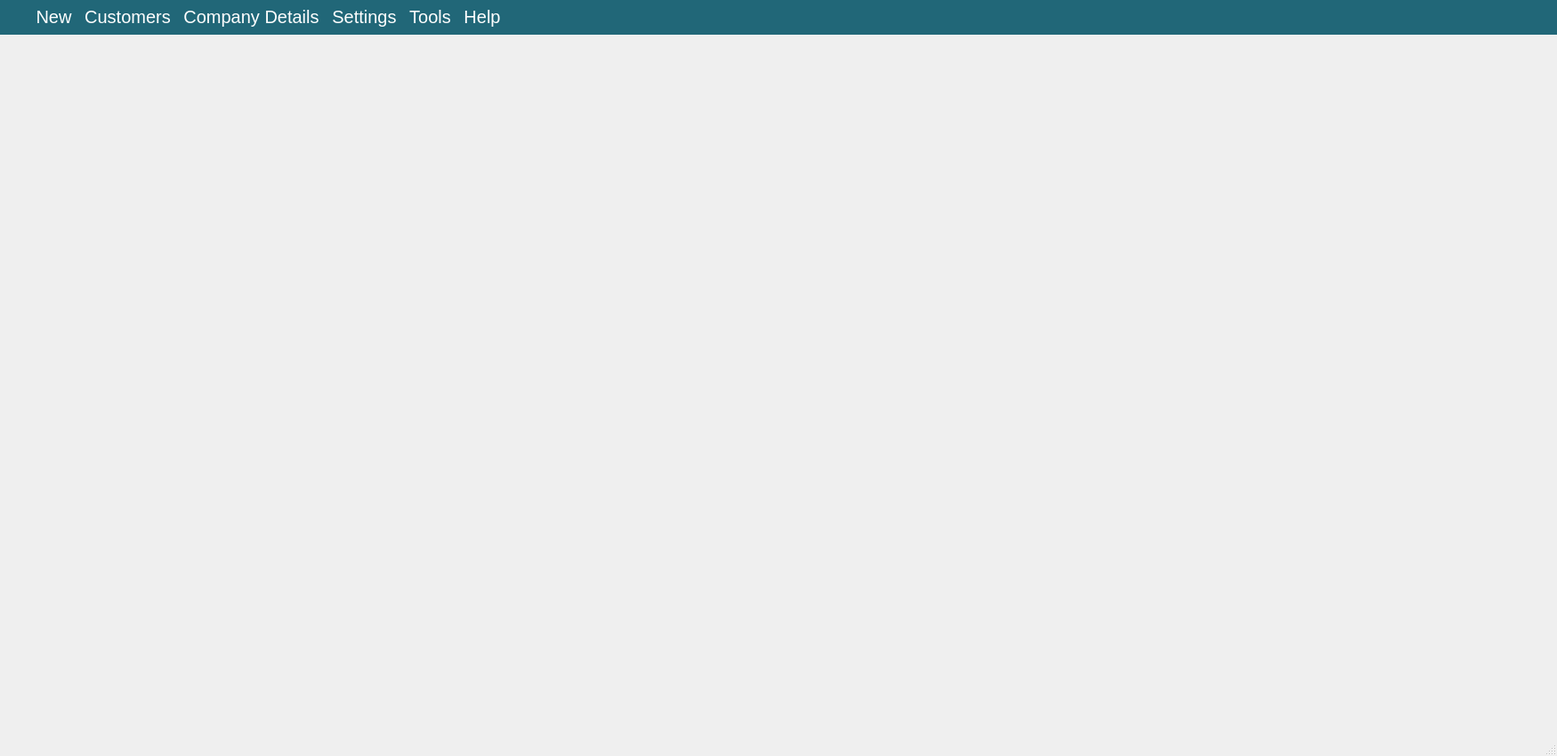
<?xml version="1.0" encoding="UTF-8"?>
<ui version="4.0">
 <class>MainWindow</class>
 <widget class="QMainWindow" name="MainWindow">
  <property name="enabled">
   <bool>true</bool>
  </property>
  <property name="geometry">
   <rect>
    <x>0</x>
    <y>0</y>
    <width>1750</width>
    <height>850</height>
   </rect>
  </property>
  <property name="sizePolicy">
   <sizepolicy hsizetype="Fixed" vsizetype="Fixed">
    <horstretch>0</horstretch>
    <verstretch>0</verstretch>
   </sizepolicy>
  </property>
  <property name="minimumSize">
   <size>
    <width>1750</width>
    <height>850</height>
   </size>
  </property>
  <property name="font">
   <font>
    <family>MS Shell Dlg 2</family>
    <pointsize>15</pointsize>
    <weight>9</weight>
    <italic>false</italic>
    <bold>false</bold>
   </font>
  </property>
  <property name="windowTitle">
   <string>AliveCreate Bill Software</string>
  </property>
  <property name="layoutDirection">
   <enum>Qt::LeftToRight</enum>
  </property>
  <property name="styleSheet">
   <string notr="true">color:rgb(255,255,255);
font: 75 15pt &quot;MS Shell Dlg 2&quot;;
</string>
  </property>
  <widget class="QWidget" name="centralwidget"/>
  <widget class="QMenuBar" name="menubar">
   <property name="geometry">
    <rect>
     <x>0</x>
     <y>0</y>
     <width>1750</width>
     <height>46</height>
    </rect>
   </property>
   <property name="font">
    <font>
     <family>MS Shell Dlg 2</family>
     <pointsize>15</pointsize>
     <weight>9</weight>
     <italic>false</italic>
     <bold>false</bold>
    </font>
   </property>
   <property name="styleSheet">
    <string notr="true">background-color: rgb(33, 103, 120);
padding:5px 30px;</string>
   </property>
   <widget class="QMenu" name="menu_New">
    <property name="sizePolicy">
     <sizepolicy hsizetype="Preferred" vsizetype="Preferred">
      <horstretch>0</horstretch>
      <verstretch>0</verstretch>
     </sizepolicy>
    </property>
    <property name="baseSize">
     <size>
      <width>200</width>
      <height>0</height>
     </size>
    </property>
    <property name="styleSheet">
     <string notr="true">font: 22pt &quot;MS Sans Serif&quot;;</string>
    </property>
    <property name="title">
     <string>New</string>
    </property>
   </widget>
   <widget class="QMenu" name="menuCustomers">
    <property name="styleSheet">
     <string notr="true">margin:100px 40px;</string>
    </property>
    <property name="title">
     <string>Customers</string>
    </property>
    <addaction name="actionAdd_New_Customer"/>
   </widget>
   <widget class="QMenu" name="menuCompany_Details">
    <property name="styleSheet">
     <string notr="true">padding:5px 200px;</string>
    </property>
    <property name="title">
     <string>Company Details</string>
    </property>
    <addaction name="separator"/>
    <addaction name="actionAdd_New_Company"/>
    <addaction name="actionManage_Company"/>
   </widget>
   <widget class="QMenu" name="menuSettings">
    <property name="styleSheet">
     <string notr="true">padding:5px 20px;</string>
    </property>
    <property name="title">
     <string>Settings</string>
    </property>
   </widget>
   <widget class="QMenu" name="menuTools">
    <property name="styleSheet">
     <string notr="true">padding:5px 20px;</string>
    </property>
    <property name="title">
     <string>Tools</string>
    </property>
   </widget>
   <widget class="QMenu" name="menuHelps">
    <property name="styleSheet">
     <string notr="true">padding:5px 20px;</string>
    </property>
    <property name="title">
     <string>Help</string>
    </property>
   </widget>
   <addaction name="menu_New"/>
   <addaction name="menuCustomers"/>
   <addaction name="menuCompany_Details"/>
   <addaction name="menuSettings"/>
   <addaction name="menuTools"/>
   <addaction name="menuHelps"/>
  </widget>
  <widget class="QStatusBar" name="statusbar"/>
  <action name="actionAdd_New_Company">
   <property name="text">
    <string>Add New Company</string>
   </property>
  </action>
  <action name="actionManage_Company">
   <property name="text">
    <string>Manage Company</string>
   </property>
  </action>
  <action name="actionAdd_New_Customer">
   <property name="text">
    <string>Add New Customer</string>
   </property>
  </action>
 </widget>
 <resources/>
 <connections/>
</ui>
